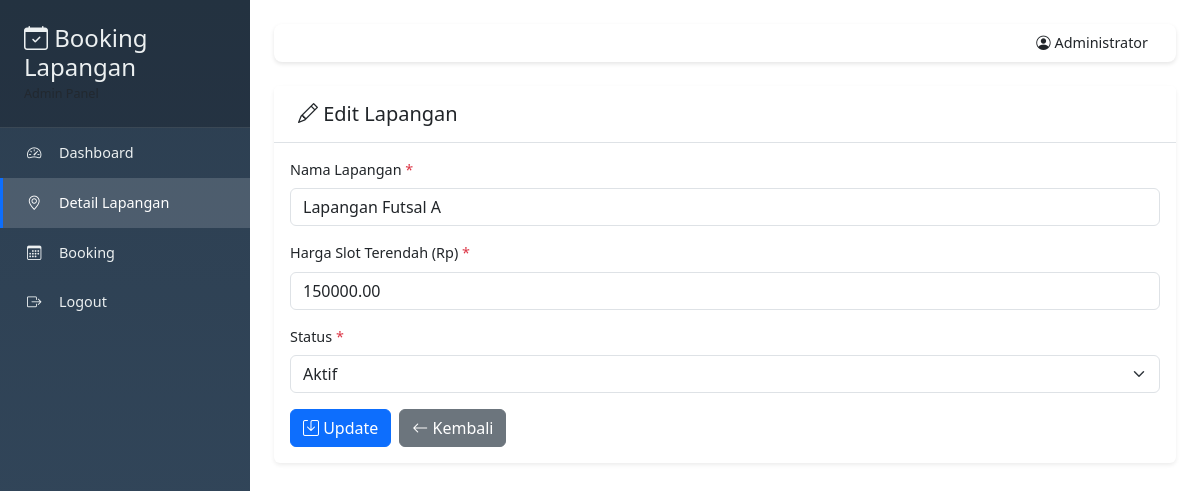
Page /admin/fields/edit.php?id=1 (signed in) on the committed database.
### tables this page shows
CREATE TABLE IF NOT EXISTS fields (
    id INT AUTO_INCREMENT PRIMARY KEY,
    name VARCHAR(255) NOT NULL,
    price DECIMAL(10, 2) NOT NULL,
    status ENUM('active', 'inactive') DEFAULT 'active',
    created_at TIMESTAMP DEFAULT CURRENT_TIMESTAMP,
    updated_at TIMESTAMP DEFAULT CURRENT_TIMESTAMP ON UPDATE CURRENT_TIMESTAMP,
    INDEX idx_status (status)
);

### admin/fields/edit.php (the view, shortened to what this page needs)
<?php
require_once __DIR__ . '/../../config/database.php';
$id = $_GET['id'] ?? 0;
try {
    $stmt = $pdo->prepare("SELECT * FROM fields WHERE id = ?");
    $stmt->execute([$id]);
    $field = $stmt->fetch();
} catch (PDOException $e) {
    setFlashMessage('danger', 'Terjadi kesalahan.');
    redirect(APP_URL . '/admin/fields/index.php');
}
include __DIR__ . '/../../includes/admin/header.php';
?>
<div class="card">
    <div class="card-header">
        <h5 class="mb-0"><i class="bi bi-pencil"></i> Edit Lapangan</h5>
    </div>
    <div class="card-body">
        <form method="POST">
            <div class="mb-3">
                <label for="name" class="form-label">Nama Lapangan <span class="text-danger">*</span></label>
                <input type="text" class="form-control" id="name" name="name" value="<?php echo htmlspecialchars($field['name']); ?>" required autofocus>
            </div>
            <div class="mb-3">
                <label for="price" class="form-label">Harga Slot Terendah (Rp) <span class="text-danger">*</span></label>
                <input type="number" class="form-control" id="price" name="price" value="<?php echo $field['price']; ?>" min="0" step="1000" required>
            </div>
            <div class="mb-3">
                <label for="status" class="form-label">Status <span class="text-danger">*</span></label>
                <select class="form-select" id="status" name="status" required>
                    <option value="active" <?php echo $field['status'] == 'active' ? 'selected' : ''; ?>>Aktif</option>
                </select>
            </div>
            <div class="d-flex gap-2">
                <button type="submit" class="btn btn-primary">
                    <i class="bi bi-save"></i> Update
                </button>
                <a href="<?php echo APP_URL; ?>/admin/fields/index.php" class="btn btn-secondary">
                    <i class="bi bi-arrow-left"></i> Kembali
                </a>
            </div>
        </form>
    </div>
</div>
<?php include __DIR__ . '/../../includes/admin/footer.php'; ?>

### includes/admin/header.php (style rules this page uses)
:root { --primary: #0d6efd; --sidebar-width: 250px; --sidebar-bg: #2c3e50; --sidebar-color: #ecf0f1; }
body { font-size: 0.9rem; background-color: #ffffff; }
.card { border: none; box-shadow: 0 0.125rem 0.25rem rgba(0,0,0,0.075); margin-bottom: 1.5rem; }
.card-header { background: white; border-bottom: 1px solid #dee2e6; font-weight: 600; padding: 1rem 1.5rem; }

### rows in the picture
fields: name "Lapangan Futsal A", price "150000.00", status "Aktif"

### other values in the picture
APP_NAME "Booking Lapangan"
$_SESSION['user_name'] "Administrator"
